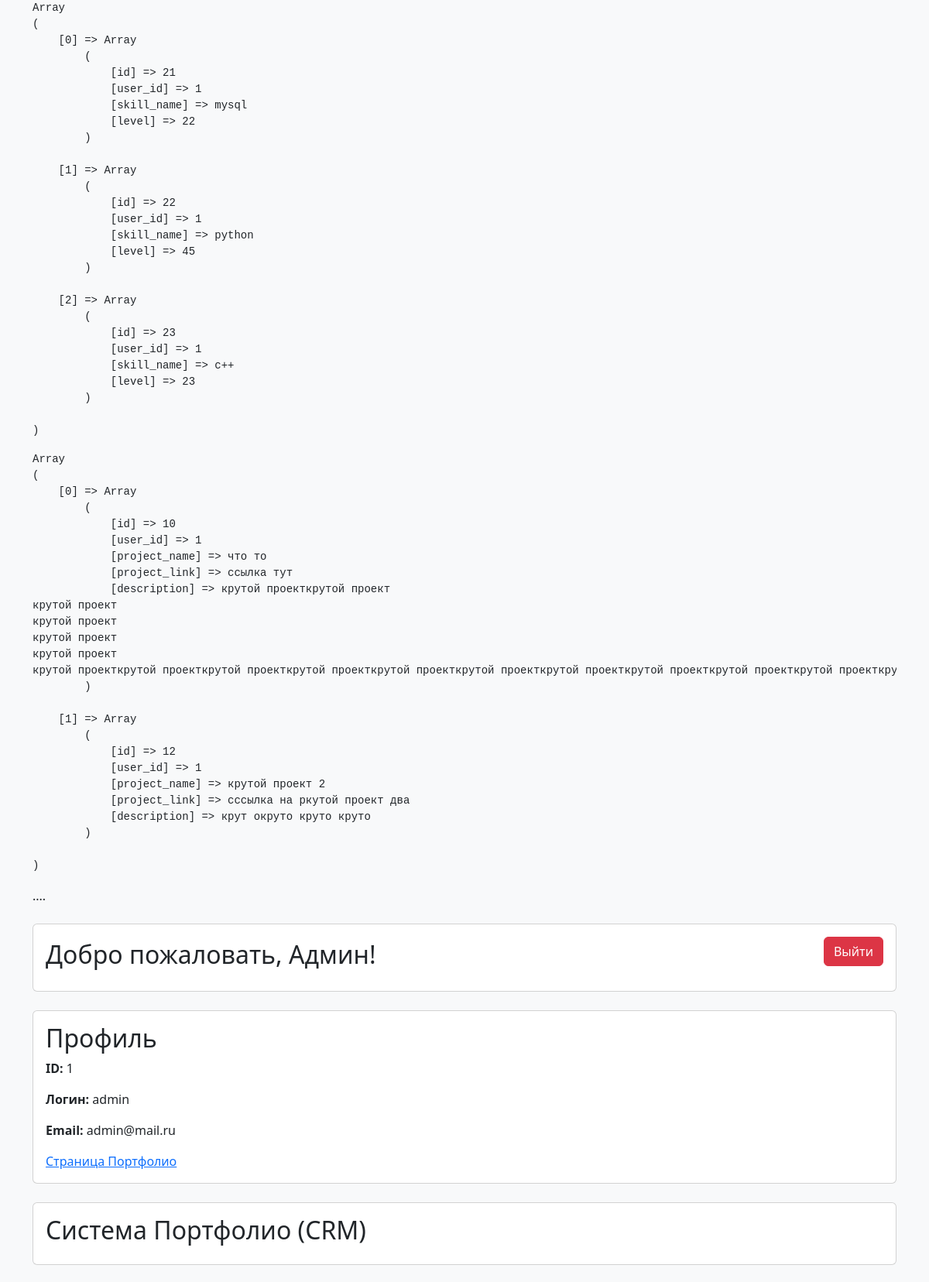
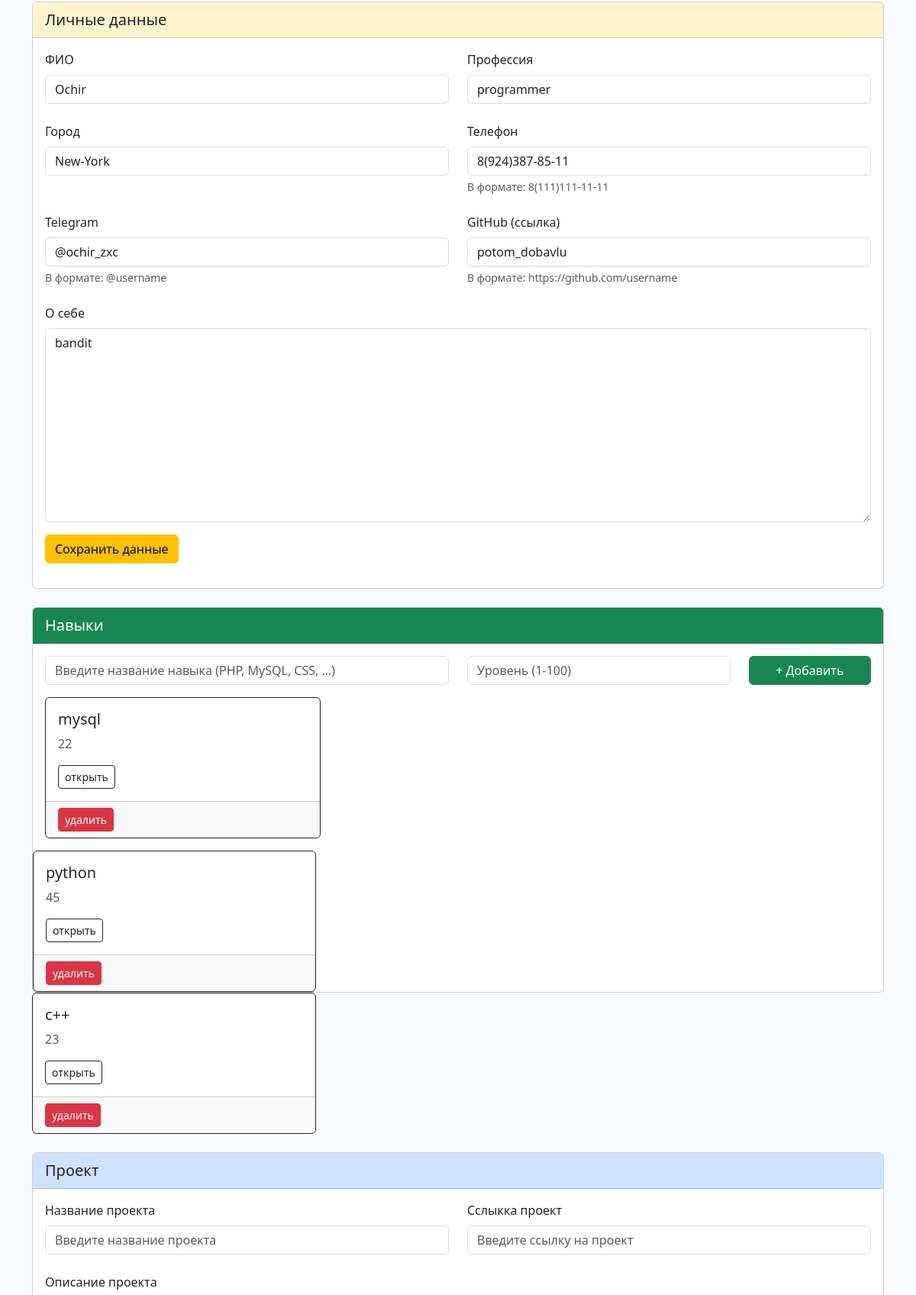
The app's page /adminpanel.php (signed in, upper part) with its own data (2 pictures, top to bottom).
### tables this page shows
CREATE TABLE `users` (
  `id` int NOT NULL,
  `name` varchar(20) NOT NULL,
  `login` varchar(50) NOT NULL,
  `password` varchar(50) NOT NULL,
  `email` varchar(100) NOT NULL
);

CREATE TABLE `portfolio` (
  `id` int NOT NULL,
  `user_id` int NOT NULL,
  `full_name` varchar(200) DEFAULT NULL,
  `profession` varchar(200) DEFAULT NULL,
  `city` varchar(100) DEFAULT NULL,
  `phone` varchar(20) DEFAULT NULL,
  `telegram` varchar(100) DEFAULT NULL,
  `github` text,
  `about` text NOT NULL
);

CREATE TABLE `skills` (
  `id` int NOT NULL,
  `user_id` int NOT NULL,
  `skill_name` varchar(255) NOT NULL,
  `level` varchar(140) NOT NULL
);

### adminpanel.php (the view, shortened to what this page needs)
<?php
    require "BD.php";
    $login = $_SESSION['user_login'];
    $user_id = $_SESSION['user_id'];
    $sql = "SELECT * FROM users WHERE login = :login";
    $stmt = $pdo->prepare($sql);
    $stmt->execute([':login' => $login]);
    $user = $stmt->fetch(PDO::FETCH_ASSOC);
    $stmtLD = $pdo->prepare("SELECT * FROM portfolio WHERE user_id = :zon_uid");
    $stmtLD->execute([':zon_uid' => $user_id]);
    $portfolio = $stmtLD->fetch(PDO::FETCH_ASSOC);
    $stmtSK = $pdo->prepare("SELECT * FROM skills WHERE user_id = :zon_uid");
    $stmtSK->execute([':zon_uid' => $user_id]);
    $skills = $stmtSK->fetchAll(PDO::FETCH_ASSOC);
    echo '<pre>' . print_r($skills, 1) . '</pre>';
    $stmtPR = $pdo->prepare("SELECT * FROM projects WHERE user_id = :zon_uid");
    $stmtPR->execute([':zon_uid' => $user_id]);
    $projects = $stmtPR->fetchAll(PDO::FETCH_ASSOC);
    echo '<pre>' . print_r($projects, 1) . '</pre>';
?>
<!DOCTYPE html>
<html lang="en">
<head>
    <link rel="stylesheet" href="Bootstrap\bootstrap.css">
</head>
<body class="bg-light container">
    ....
    <div class="card d-flex justify-content-between align-items-center flex-row mt-4 mb-4 p-3">
        <h2>Добро пожаловать, <?php echo $user['name']; ?>!</h2>
        <form method="POST" action="adminpanel.php">
            <button type="submit" name="logout" class="btn btn-danger" value="1">Выйти</button>
        </form>
    </div>
    <div class="card p-3 mb-4">
        <h2>Профиль</h2>
        <p><b>ID:</b> <?php echo $user['id']; ?></p>
        <p><b>Логин:</b> <?php echo $user['login']; ?></p>
        <p><b>Email:</b> <?php echo $user['email']; ?></p>
        <a href="portfolio.php?id=<?php echo $user['id']; ?>">Страница Портфолио</a>
    </div>
    <div class="card d-flex justify-content-between align-items-center flex-row mt-4 mb-4 p-3">
        <h2>Система Портфолио (CRM)</h2>
    </div>
    <div class="card">
        <div class="card-header bg-warning-subtle fs-5">
            Личные данные
        </div>
        <div class="card-body">
            <form method="POST" action="adminpanel.php">
                <div class="row mb-4">
                    <div class="col-6">
                        <label for="full_name" class="form-label">ФИО</label>
                        <input type="text" class="form-control" id="full_name" placeholder="Введите полное ФИО" name="get_full_name" value="<?php echo $portfolio['full_name'] ?? ''; ?>">
                    </div>
                    <div class="col-6">
                        <label for="profession" class="form-label">Профессия</label>
                        <input type="text" class="form-control" id="profession" placeholder="Введите название профессии" name="get_profession" value="<?php echo $portfolio['profession'] ?? ''; ?>">
                    </div>
                </div>
                <div class="row mb-4">
                    <div class="col-6">
                        <label for="city" class="form-label">Город</label>
                        <input type="text" class="form-control" id="city" placeholder="Введите город" name="get_city" value="<?php echo $portfolio['city'] ?? ''; ?>">
                    </div>
                    <div class="col-6">
                        <label for="phone" class="form-label">Телефон</label>
                        <input type="text" class="form-control" id="phone" placeholder="Введите личный номер телефона" name="get_phone" value="<?php echo $portfolio['phone'] ?? ''; ?>">
                        <div class="form-text">В формате: 8(111)111-11-11</div>
                    </div>
                </div>
                <div class="row mb-4">
                    <div class="col-6">
                        <label for="telegram" class="form-label">Telegram</label>
                        <input type="text" class="form-control" id="telegram" placeholder="Введите имя пользователя" name="get_telegram" value="<?php echo $portfolio['telegram'] ?? ''; ?>">
                        <div class="form-text">В формате: @username</div>
                    </div>
                    <div class="col-6">
                        <label for="github" class="form-label">GitHub (ссылка)</label>
                        <input type="text" class="form-control" id="github" placeholder="Полная ссылка (url) на профиль" name="get_github" value="<?php echo $portfolio['github'] ?? ''; ?>">
                        <div class="form-text">В формате: https://github.com/username</div>
                    </div>
                </div>
                <div class="mb-3">
                    <label for="about" class="form-label">О себе</label>
                    <textarea class="form-control" id="about" rows="10" placeholder="Напишите информацию о себе" name="get_about" ><?php echo $portfolio['about'] ?? ''; ?></textarea>
                </div>
                <button type="submit" name="save_portfolio" class="btn btn-warning">Сохранить данные</button>
            </form>
        </div>
    </div>
    <div class="card mt-4">
        <div class="card-header bg-success text-white fs-5">
            Навыки
        </div>
        <div class="card-body">
            <form method="POST" action="adminpanel.php" class="row">
                 <div class="col-6">
                    <input type="text" class="form-control" name="get_skill" placeholder="Введите название навыка (PHP, MySQL, CSS, ...)" required>
                 </div>
                 <div class="col-4">
                    <input type="number" name="get_level" class="form-control" placeholder="Уровень (1-100)" min="1" max="100" required>
                 </div>
                 <div class="col-2">
                    <button type="submit" name="add_skill" class="btn btn-success text-white w-100">+ Добавить</button>
                 </div>
            </form>
            <?php if (empty($skills)): ?>
                        <p class="text-muted">Навыки еще не добавлены.</p>
            <?php else: ?>
                        <?php foreach ($skills as $skill): ?>
                                <div class="col-4">
                                    <div class="card border-dark">
                                        <div class="card-body">
                                            <h5 class='card-title'><?=$skill['skill_name']?></h5>
                                            <p class='card-text text-muted'><?=$skill['level']?></p>
                                            <a href='#' target='_blank'class='btn btn-sm btn-outline-dark'>открыть</a>
                                        </div>
                                <div class="card-footer">
                                    <form method='POST' action='adminpanel.php' class='mb-0'>
                                        <button type='submit' name='delete_project' class='btn btn-sm btn-danger'>удалить</button>
                                    </form>
                                </div>
                            </div>
                        </div>
                                </div>
                        <?php endforeach; ?>
            <?php endif; ?>
    <div class="card mt-4">
        <div class="card-header bg-primary-subtle fs-5">
            Проект
        </div>
        <div class="card-body">
            <form method="POST" action="adminpanel.php">
                <div class="row mb-4">
                    <div class="col-6">
                        <label for="project" class="form-label">Название проекта</label>
                        <input type="text" class="form-control" id="project" placeholder="Введите название проекта" name="get_project" required>
                    </div>
                    <div class="col-6">
                        <label for="link" class="form-label">Сслыкка проект</label>
                        <input type="text" class="form-control" id="link" placeholder="Введите ссылку на проект" name="get_link" required>
                    </div>
                </div>
                <div class="row mb-4">
                    <div class="col-12">
                        <label for="description" class="form-label">Описание проекта</label>
                    </div>
                </div>
            </form>
        </div>
    </div>
    <br><br>
</body>
</html>

### records on screen
users: name "Админ", id "1", login "admin", email "admin@mail.ru"
portfolio: get_full_name "Ochir", get_profession "programmer", get_city "New-York", get_phone "8(924)387-85-11", get_telegram "@ochir_zxc", get_github "potom_dobavlu", get_about "bandit"
skills: skill_name "mysql", level "22"
skills: skill_name "python", level "45"
skills: skill_name "c++", level "23"
